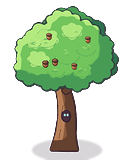
#> input picture assets/atlases/resources_huge.png, 128 x 160 px
$ python -i viewtool.py   (imports and definitions only)
#> lines starting #> are read from the running program, lines starting #| are printed output that depends on the picture
import sys
from PIL import Image, ImageDraw
def view(path, out, scale=2, bg=(120, 170, 96), grid=None, crop=None):
#> called with path = '../../atlases/resources_huge.png', out = 'out.png', scale = 2, bg = (120, 170, 96)
    im = Image.open(path).convert("RGBA")
#> im is the input picture: PIL image 128x160 RGBA; mean R, G, B, A 45.6, 64.4, 37.1, 101.3
    if crop: im = im.crop(crop)
    b = Image.new("RGBA", im.size, bg + (255,))
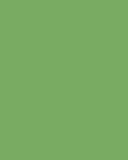
#> b: PIL image 128x160 RGBA; mean R, G, B, A 120, 170, 96, 255
    if grid:
        d = ImageDraw.Draw(b)
        for x in range(0, im.width, grid[0]):
            for y in range(0, im.height, grid[1]):
                if (x // grid[0] + y // grid[1]) % 2: d.rectangle([x, y, x + grid[0] - 1, y + grid[1] - 1], fill=tuple(int(c * 0.9) for c in bg) + (255,))
    b = Image.alpha_composite(b, im)
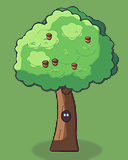
#> b: PIL image 128x160 RGBA; mean R, G, B, A 115.9, 165.5, 92.8, 255
    b.resize((im.width * scale, im.height * scale), Image.NEAREST).save(out)
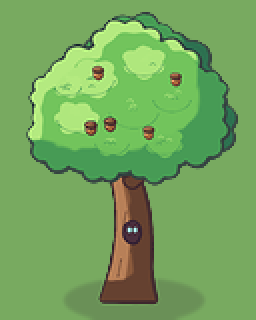
#> saved as out.png: PIL image 256x320 RGBA; mean R, G, B, A 115.9, 165.5, 92.8, 255
# [3 lines not run here, left out]

>>> result = view('../../atlases/resources_huge.png', 'out.png')
